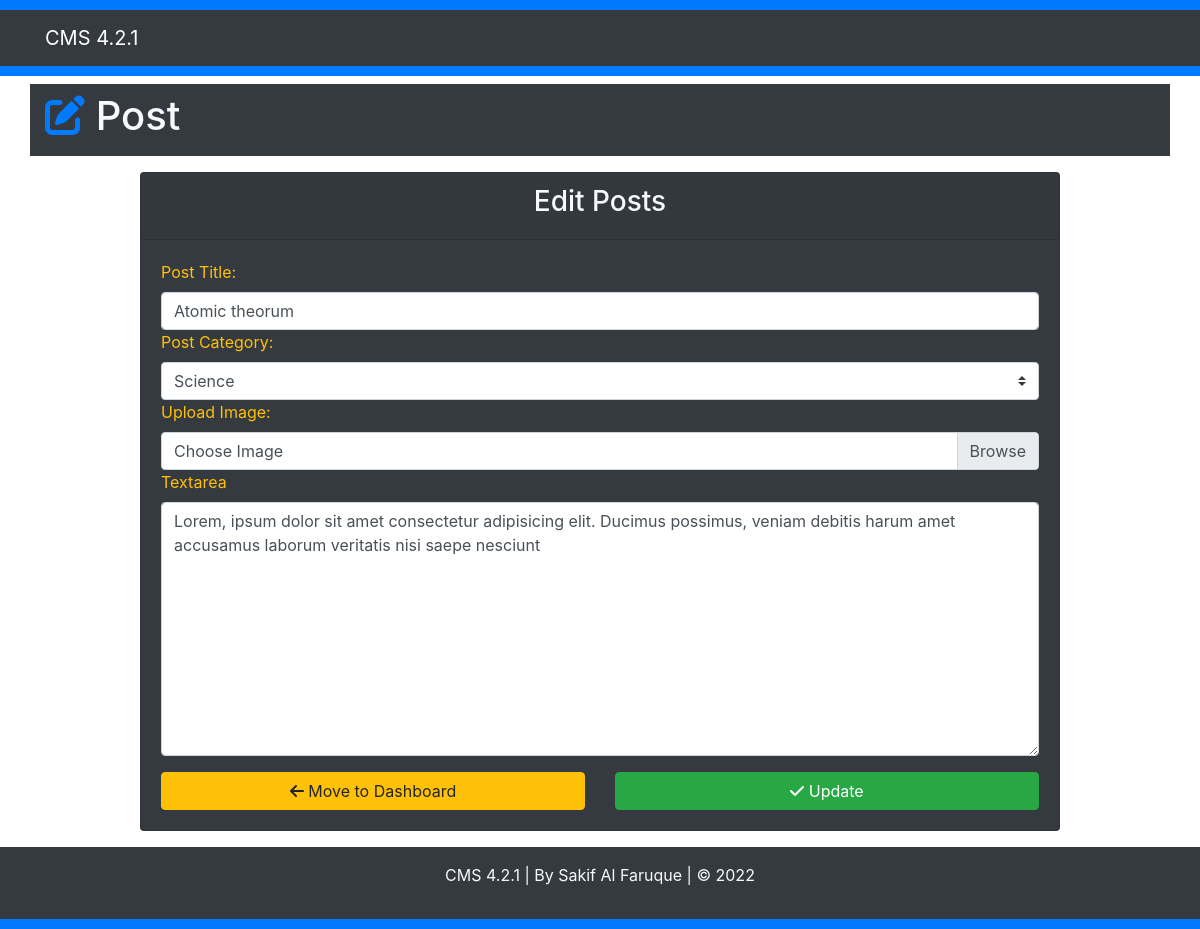
/post_edit.php?id=1, run on the app's committed database.
### tables this page shows
CREATE TABLE `post` (
  `id` int(5) NOT NULL,
  `post_title` varchar(50) NOT NULL,
  `category_title` varchar(50) NOT NULL,
  `author` varchar(50) NOT NULL,
  `post_description` varchar(200) NOT NULL,
  `post_img` varchar(50) DEFAULT NULL,
  `datetime` varchar(50) NOT NULL
);

### include/post_model.php (called while the page is built, shortened)
<?php
function RetrievePostById($post_id){
    try {
        $conn = MakeConnection();
        $stmt = $conn->prepare("SELECT * FROM `post` WHERE `id`=:post_id;");
        $stmt->bindParam(':post_id', $post_id);
        $stmt->execute();
        $stmt->setFetchMode(PDO::FETCH_ASSOC);
        return $stmt->fetch();
      } catch(PDOException $e) {
        echo "Error: " . $e->getMessage();
      }
}
?>

### include/db_operation.php (called while the page is built, shortened)
<?php
    function GetAllData($table){
        $conn = MakeConnection();
        $query = "SELECT * FROM ".$table;
        $stmt = $conn->prepare($query);
        $stmt->execute();
        $stmt->setFetchMode(PDO::FETCH_ASSOC);
        $data = $stmt->fetchAll();
        return $data;
    }
?>

### post_edit.php (the view, shortened to what this page needs)
<?php
    require "header.php";
    require "include/db_operation.php";
    require "include/post_model.php";
?>
<?php
    $post_data = RetrievePostById($_GET["id"]);
?>
    <header>
        <div class="container my-2">
            <div class="row">
                <div class="col-md-12 bg-dark py-2">
                    <h1 class="text-light"><i class="fa-solid fa-pen-to-square text-primary"></i> Post</h1>
                </div>
            </div>
        </div>
    </header>
    <section class="category-submission my-3">
        <div class="container">
            <div class="row">
                <div class="col-md-10 offset-md-1">
                    <div class="card bg-dark">
                        <div class="card-header">
                            <h3 class="text-light text-center">Edit Posts</h3>
                        </div>
                        <div class="card-body">
                            <form action="add_post.php" method="post" enctype="multipart/form-data">
                                <div class="row">
                                    <div class="col-md-12">
                                        <label for="pst-itle" class="text-warning">Post Title: </label>
                                        <input type="text" name="pst-Title" placeholder="Enter the Title" class="form-control" value="<?php echo $post_data["post_title"]; ?>">
                                    </div>
                                    <div class="col-md-12">
                                        <label for="cat-title" class="text-warning">Post Category: </label>
                                        <div class="input-group">
                                            <select name="cat-Title" class="custom-select" id="cat-title">
                                                <?php
                                                foreach(GetAllData("category") as $data){
                                                    if($post_data["category_title"] === $data["title"]){?>
                                                        <option selected><?php echo $data["title"]; ?></option>
                                                <?php } ?>
                                                <?php } ?>
                                            </select>
                                        </div>
                                    </div>
                                    <div class="col-md-12">
                                        <label for="img-file" class="text-warning">Upload Image: </label>
                                        <div class="custom-file">
                                            <label class="custom-file-label" for="img-file">Choose Image</label>
                                        </div>
                                    </div>
                                    <div class="col-md-12">
                                        <label class="text-warning" for="post-description">Textarea</label>
                                        <textarea rows='10' class="form-control" id="post-description" placeholder="Put your thoughts" name="post-writtings"><?php echo $post_data["post_description"]; ?></textarea>
                                    </div>
                                    <div class="col-md-6 mt-3">
                                        <a href="dashboard.php" class="btn btn-warning btn-block"> <i class="fa-solid fa-arrow-left"></i> Move to Dashboard</a>
                                    </div>
                                    <div class="col-md-6 mt-3">
                                        <button type="submit" name="update" class="btn btn-block btn-success"><i class="fa-solid fa-check"></i> Update</button>
                                    </div>
                                </div>
                            </form>
                        </div>
                    </div>
                </div>
            </div>
        </div>
    </section>
<?php require "footer.php"; ?>

### data on the page
post: pst-Title "Atomic theorum", post-writtings "Lorem, ipsum dolor sit amet consectetur adipisicing elit. Ducimus possimus, veniam debitis harum amet accusamus laborum veritatis nisi saepe nesciunt"

### other printed values
form field cat-Title "Science"
